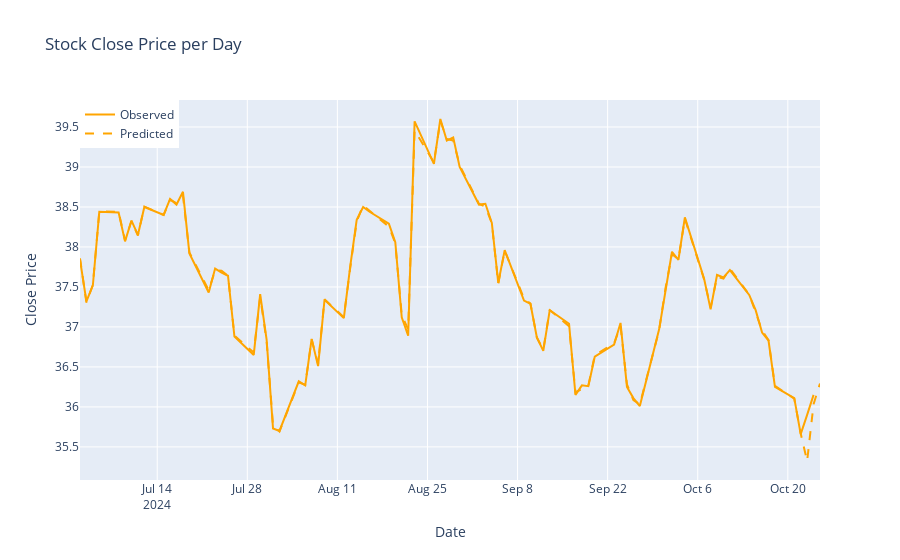

The notebook cell this image was saved under:
### Code cell
import plotly.graph_objects as go

df.sort_values('date', inplace=True)
temp = df[df['date'] > '2024-07-01']

# Create a Plotly figure
fig = go.Figure()

# Add observed data
fig.add_trace(go.Scatter(x=temp['date'], y=temp['target'], mode='lines', name='Observed', line=dict(color='orange')))

# Add predicted data
fig.add_trace(go.Scatter(x=temp['date'], y=temp['predicted'], mode='lines', name='Predicted', line=dict(color='orange', dash='dash')))

# Update layout
fig.update_layout(
    title='Stock Close Price per Day',
    xaxis_title='Date',
    yaxis_title='Close Price',
    legend=dict(x=0, y=1)
)

# Display the Plotly figure using Streamlit
fig.show()
